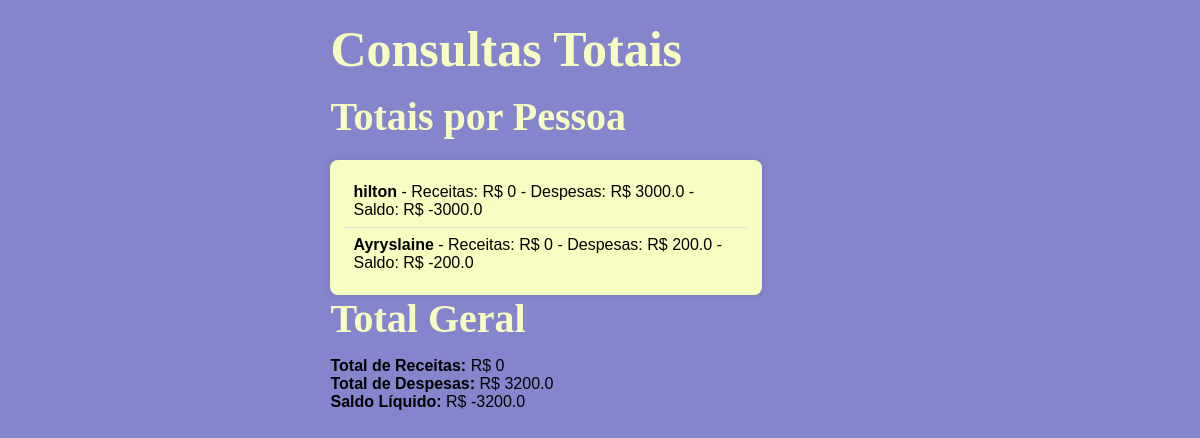
Before: /consultas with the older database file.
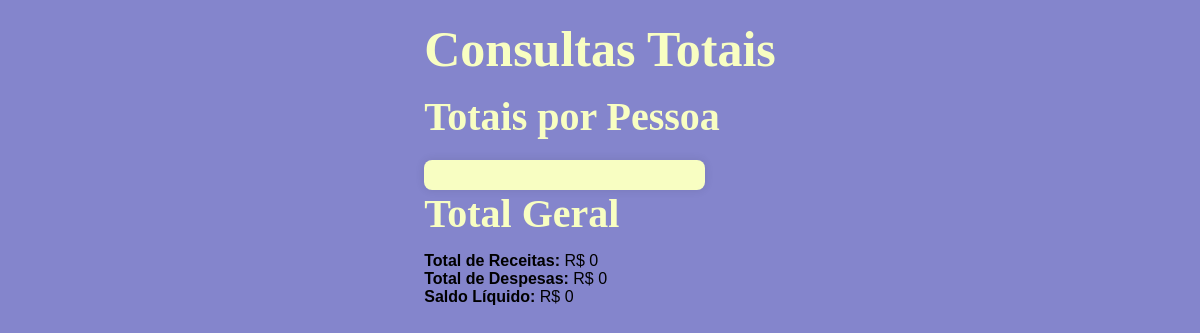
After: the same page with the newer database file.
### models.py (models this page shows, shortened)
class Pessoa(db.Model):
    id = db.Column(db.Integer, primary_key=True)
    nome = db.Column(db.String(100), nullable=False)
    idade = db.Column(db.Integer, nullable=False)

### main.py (the view)
@app.route('/consultas', methods=['GET'])
def consultas():
    totais, totais_gerais = ConsultaDeTotais.listar_totais()
    return render_template('consultas.html', totais=totais, totais_gerais=totais_gerais)

### templates/consultas.html (shortened to what this page needs)
<!DOCTYPE html>
<html lang="pt-br">
<head>
    <link rel="stylesheet" href="{{ url_for('static', filename='index.css') }}">
</head>
<body>
    <div class="container">
        <h1>Consultas Totais</h1>
        <h2>Totais por Pessoa</h2>
        <ul class="lista-pessoas">
            {% for total in totais %}
                <li class="item-pessoa">
                    <strong>{{ total.pessoa }}</strong> -
                    <span class="receitas">Receitas: R$ {{ total.receitas }}</span> -
                    <span class="despesas">Despesas: R$ {{ total.despesas }}</span> -
                    <span class="saldo">Saldo: R$ {{ total.saldo }}</span>
                </li>
            {% endfor %}
        </ul>
        <h2>Total Geral</h2>
        <div class="total-geral">
            <p><strong>Total de Receitas:</strong> R$ {{ totais_gerais.total_receitas }}</p>
            <p><strong>Total de Despesas:</strong> R$ {{ totais_gerais.total_despesas }}</p>
            <p class="saldo-liquido"><strong>Saldo Líquido:</strong> R$ {{ totais_gerais.saldo_liquido }}</p>
        </div>
    </div>
</body>
</html>

### static/index.css (style rules this page uses)
* { margin: 0; padding: 0; box-sizing: border-box; font-family: Arial, sans-serif; }
body { background-color: #8485CC; display: flex; flex-direction: column; align-items: center; padding: 20px; }
h1 { font-size: 50px; color: #F8FEC2; margin-bottom: 15px; font-family: "PT Serif", serif; }
h2 { font-size: 40px; font-family: "PT Serif", serif; color: #F8FEC2; margin-bottom: 15px; }
ul { list-style-type: none; width: 80%; max-width: 600px; background:#F8FEC2;; padding: 15px; border-radius: 8px; box-shadow: 0 0 10px rgba(0, 0, 0, 0.1); margin-top: 20px; }

Changed rows visible on the page:
removed Pessoa: pessoa "hilton", receitas "0", despesas "3000.0", saldo "-3000.0"
removed Pessoa: pessoa "Ayryslaine", receitas "0", despesas "200.0", saldo "-200.0"
Other visible differences:
{{ totais_gerais.total_despesas }}: "3200.0" → "0"
{{ totais_gerais.saldo_liquido }}: "-3200.0" → "0"
